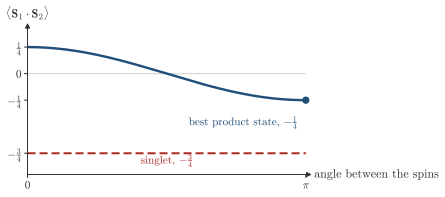

The Python source for this figure:
"""Session 7, quiz of 7.1, the energy of two spins 1/2 in a product state against the singlet, computed with 2x2 matrices."""
import os, sys
sys.path.insert(0, os.path.join(os.path.dirname(os.path.abspath(__file__)), '..'))
import numpy as np
import style

sx = np.array([[0, 1], [1, 0]]) / 2; sy = np.array([[0, -1j], [1j, 0]]) / 2; sz = np.diag([.5, -.5])
SS = sum(np.kron(s, s) for s in (sx, sy, sz))
def spinor(th):                      # spin pointing at the angle th from the z axis, in the xz plane
    return np.array([np.cos(th / 2), np.sin(th / 2)])
th = np.linspace(0, np.pi, 300)
E = np.array([np.real(np.kron(spinor(0), spinor(t)) @ SS @ np.kron(spinor(0), spinor(t))) for t in th])
assert np.allclose(E, np.cos(th) / 4) and abs(E.min() + 0.25) < 1e-12
sing = np.array([0, 1, -1, 0]) / np.sqrt(2)
Es = np.real(sing @ SS @ sing)
assert abs(Es + 0.75) < 1e-12

fig, ax = style.figure(height_cm=5.0, width_cm=9.5)
ax.plot(th / np.pi, E, color=style.ACCENT)
ax.axhline(Es, color=style.BROKEN, lw=1.5, ls=(0, (4, 2)))
style.guide(ax, y=0)
ax.set_xlim(0, 1.0); ax.set_ylim(-0.95, 0.42)
ax.plot([1], [-0.25], 'o', color=style.ACCENT, ms=4.5, clip_on=False)
style.label(ax, 0.97, -0.46, r'best product state, $-\frac{1}{4}$', fontsize=8.3, color=style.ACCENT, ha='right')
style.label(ax, 0.5, -0.82, r'singlet, $-\frac{3}{4}$', fontsize=8.3, color=style.BROKEN)
ax.set_xticks([0, 1]); ax.set_xticklabels([r'$0$', r'$\pi$']); ax.tick_params(axis='x', length=2.5, pad=2)
ax.set_yticks([-0.75, -0.25, 0, 0.25]); ax.set_yticklabels([r'$-\frac{3}{4}$', r'$-\frac{1}{4}$', r'$0$', r'$\frac{1}{4}$']); ax.tick_params(axis='y', length=2.5, pad=2)
style.arrows(ax, xlabel=r'angle between the spins', ylabel=r'$\langle\mathbf{S}_1\cdot\mathbf{S}_2\rangle$', ticks=True)
style.save(fig, __file__)
